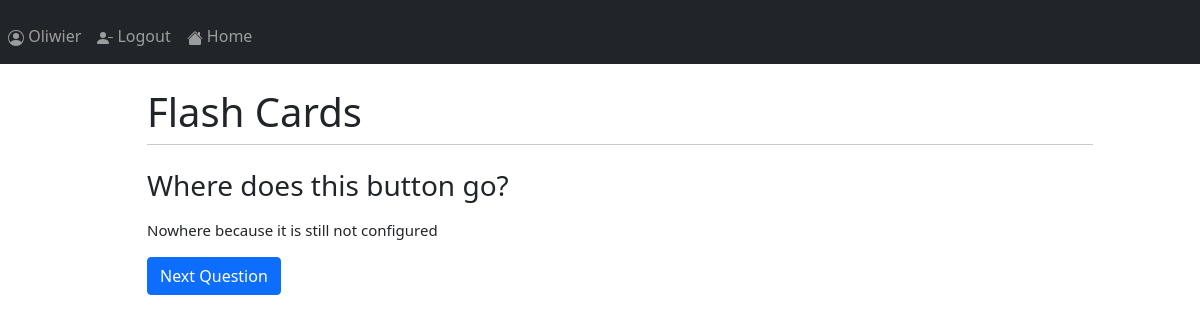
Page /answer-15 (signed in) on the committed database.
### main/models.py (models this page shows, shortened)
class flashCard(models.Model):
    deck = models.ForeignKey(deck, on_delete=models.CASCADE, related_name="flashCard", null=True)
    question = models.CharField(max_length = 200)
    answer = models.TextField()

### main/views.py (the view)
# urls.py: path("answer-<int:id>", views.answer, name = "answer" ),
def answer(response, id):
    try:
        card = flashCard.objects.get(id=id)
    except flashCard.DoesNotExist:
            card = None
    if not response.user.is_authenticated:
        pass
    elif card.deck in response.user.deck.all():
        deck = card.deck
        nextcard = flashCard.objects.filter(deck = deck, id__gt=id).first()
        if nextcard:
            nextlink = "/question-" + str(nextcard.id)
            last = False
        else:
            nextlink = "/"
            last = True
        return render(response, "main/answer.html", {"card":card, "id":id, "nextlink": nextlink, "last": last })
    return render(response, "main/home.html", {})

### main/templates/main/answer.html (shortened to what this page needs)
{% extends 'main/base.html' %}
{% block content %}
{% if user.is_authenticated %}
    <h3> {{ card.question }} </h3>
    <p> {{ card.answer|linebreaks }} </p>
    {% if last == False %}
    <p><a class="btn btn-primary" href="{{nextlink}}" role="button">Next Question</a></p>
    {% else %}
    <p><a class="btn btn-primary" href="{{nextlink}}" role="button">Deck Completed</a></p>
    {% endif %}
{% else %}
    <p> Please <a href="/login">Login</a> to see your FlashCards</a>
{% endif %}
{% endblock %}

### main/templates/main/base.html (shortened to what this page needs)
<!doctype html>
<html>
    <head>
        <link href="https://cdn.jsdelivr.net/npm/bootstrap@5.0.1/dist/css/bootstrap.min.css" rel="stylesheet">
    </head>
    <body>
        <nav class="navbar navbar-expand-sm navbar-dark bg-dark sticky-top">
            <div class="collapse navbar-collapse mt-2" id="collapse_target">
                <ul class="navbar-nav">
                    {% if user.is_authenticated %}
                    <li class="nav-item">
                        <a class="nav-link" href="/">
                            {{ user.get_username }}</a></li>
                    <li class="nav-item">
                        <a class="nav-link" href="/logout">
                            <svg xmlns="http://www.w3.org/2000/svg" width="16" height="16" fill="currentColor" class="bi bi-person-dash-fill" viewBox="0 0 16 16">
                                  <path fill-rule="evenodd" d="M11 7.5a.5.5 0 0 1 .5-.5h4a.5.5 0 0 1 0 1h-4a.5.5 0 0 1-.5-.5z"/>
                                    <path d="M1 14s-1 0-1-1 1-4 6-4 6 3 6 4-1 1-1 1H1zm5-6a3 3 0 1 0 0-6 3 3 0 0 0 0 6z"/>
                            </svg>
                            Logout </a></li>
                {% endif %}
                    <li class="nav-item">
                        <a class="nav-link"  href="/">
                            Home</a></li>
                </ul>
            </div>
        </nav>
        <div id="content", name="content", class="main mt-3">
            <div class="row justify-content-center">
                <div class="col-10">
                    <h1 class="mt-2">Flash Cards</h1>
                    <hr class="mt-0 mb-4">
                    {% block content %}
                    {% endblock %}
                </div>
            </div>
        </div>
    </body>
</html>

### main/templates/main/base.html (style rules this page uses)
.main { margin-left:40px; padding: 0px 10px; font-size: 15px; }

### rows in the picture
flashCard: question "Where does this button go?", answer "Nowhere because it is still not configured"

### other values in the picture
{{ user.get_username }} "Oliwier"
